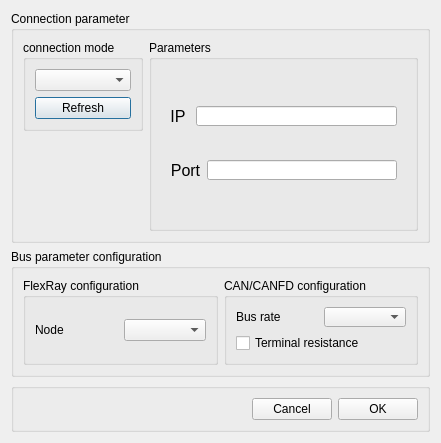
<?xml version="1.0" encoding="UTF-8"?>
<ui version="4.0">
 <class>Dialog_connectParamSet</class>
 <widget class="QDialog" name="Dialog_connectParamSet">
  <property name="geometry">
   <rect>
    <x>0</x>
    <y>0</y>
    <width>441</width>
    <height>424</height>
   </rect>
  </property>
  <property name="windowTitle">
   <string>Set device parameters</string>
  </property>
  <property name="windowIcon">
   <iconset resource="../../resource.qrc">
    <normaloff>:/icons/ConnectParamSet.png</normaloff>:/icons/ConnectParamSet.png</iconset>
  </property>
  <layout class="QGridLayout" name="gridLayout_12">
   <item row="0" column="0">
    <widget class="QGroupBox" name="groupBox_6">
     <property name="title">
      <string>Connection parameter</string>
     </property>
     <layout class="QGridLayout" name="gridLayout_10">
      <item row="0" column="0">
       <layout class="QHBoxLayout" name="horizontalLayout_13">
        <item>
         <layout class="QVBoxLayout" name="verticalLayout_2">
          <item>
           <widget class="QGroupBox" name="groupBox">
            <property name="title">
             <string>connection mode</string>
            </property>
            <layout class="QGridLayout" name="gridLayout">
             <item row="0" column="0">
              <widget class="QComboBox" name="comboBox_connectMode">
               <property name="minimumSize">
                <size>
                 <width>80</width>
                 <height>20</height>
                </size>
               </property>
              </widget>
             </item>
             <item row="1" column="0">
              <widget class="QPushButton" name="pushButton_reflsh_com">
               <property name="text">
                <string>Refresh</string>
               </property>
              </widget>
             </item>
            </layout>
           </widget>
          </item>
          <item>
           <spacer name="verticalSpacer">
            <property name="orientation">
             <enum>Qt::Vertical</enum>
            </property>
            <property name="sizeHint" stdset="0">
             <size>
              <width>20</width>
              <height>40</height>
             </size>
            </property>
           </spacer>
          </item>
         </layout>
        </item>
        <item>
         <widget class="QGroupBox" name="groupBox_2">
          <property name="title">
           <string>Parameters</string>
          </property>
          <layout class="QGridLayout" name="gridLayout_2">
           <item row="0" column="0">
            <widget class="QStackedWidget" name="stackedWidget">
             <property name="currentIndex">
              <number>1</number>
             </property>
             <widget class="QWidget" name="page">
              <layout class="QGridLayout" name="gridLayout_5">
               <item row="1" column="0">
                <layout class="QHBoxLayout" name="horizontalLayout_2">
                 <item>
                  <widget class="QLabel" name="label_2">
                   <property name="font">
                    <font>
                     <pointsize>12</pointsize>
                    </font>
                   </property>
                   <property name="text">
                    <string>Baudrate</string>
                   </property>
                   <property name="textFormat">
                    <enum>Qt::PlainText</enum>
                   </property>
                   <property name="alignment">
                    <set>Qt::AlignCenter</set>
                   </property>
                  </widget>
                 </item>
                 <item>
                  <widget class="QComboBox" name="comboBox_uartBuadRate"/>
                 </item>
                </layout>
               </item>
               <item row="2" column="0">
                <layout class="QHBoxLayout" name="horizontalLayout_8">
                 <item>
                  <widget class="QLabel" name="label_6">
                   <property name="font">
                    <font>
                     <pointsize>12</pointsize>
                    </font>
                   </property>
                   <property name="text">
                    <string>Stop bit</string>
                   </property>
                   <property name="textFormat">
                    <enum>Qt::PlainText</enum>
                   </property>
                   <property name="alignment">
                    <set>Qt::AlignCenter</set>
                   </property>
                  </widget>
                 </item>
                 <item>
                  <widget class="QComboBox" name="comboBox_uartStopBits"/>
                 </item>
                </layout>
               </item>
               <item row="3" column="0">
                <layout class="QHBoxLayout" name="horizontalLayout_6">
                 <item>
                  <widget class="QLabel" name="label_4">
                   <property name="font">
                    <font>
                     <pointsize>12</pointsize>
                    </font>
                   </property>
                   <property name="text">
                    <string>Data bit</string>
                   </property>
                   <property name="textFormat">
                    <enum>Qt::PlainText</enum>
                   </property>
                   <property name="alignment">
                    <set>Qt::AlignCenter</set>
                   </property>
                  </widget>
                 </item>
                 <item>
                  <widget class="QComboBox" name="comboBox_uartDataBits"/>
                 </item>
                </layout>
               </item>
               <item row="4" column="0">
                <layout class="QHBoxLayout" name="horizontalLayout_7">
                 <item>
                  <widget class="QLabel" name="label_5">
                   <property name="font">
                    <font>
                     <pointsize>12</pointsize>
                    </font>
                   </property>
                   <property name="text">
                    <string>Check bit</string>
                   </property>
                   <property name="textFormat">
                    <enum>Qt::PlainText</enum>
                   </property>
                   <property name="alignment">
                    <set>Qt::AlignCenter</set>
                   </property>
                  </widget>
                 </item>
                 <item>
                  <widget class="QComboBox" name="comboBox_uartCheakBits"/>
                 </item>
                </layout>
               </item>
               <item row="0" column="0">
                <layout class="QHBoxLayout" name="horizontalLayout_3">
                 <item>
                  <layout class="QHBoxLayout" name="horizontalLayout">
                   <item>
                    <widget class="QLabel" name="label">
                     <property name="font">
                      <font>
                       <pointsize>12</pointsize>
                      </font>
                     </property>
                     <property name="text">
                      <string>COM</string>
                     </property>
                     <property name="textFormat">
                      <enum>Qt::PlainText</enum>
                     </property>
                     <property name="alignment">
                      <set>Qt::AlignCenter</set>
                     </property>
                    </widget>
                   </item>
                   <item>
                    <widget class="QComboBox" name="comboBox_uartPort">
                     <property name="minimumSize">
                      <size>
                       <width>80</width>
                       <height>20</height>
                      </size>
                     </property>
                    </widget>
                   </item>
                  </layout>
                 </item>
                </layout>
               </item>
              </layout>
             </widget>
             <widget class="QWidget" name="page_2">
              <layout class="QGridLayout" name="gridLayout_3">
               <item row="0" column="0">
                <layout class="QHBoxLayout" name="horizontalLayout_9">
                 <item>
                  <widget class="QLabel" name="label_3">
                   <property name="maximumSize">
                    <size>
                     <width>16777215</width>
                     <height>20</height>
                    </size>
                   </property>
                   <property name="font">
                    <font>
                     <pointsize>12</pointsize>
                    </font>
                   </property>
                   <property name="text">
                    <string>IP </string>
                   </property>
                   <property name="textFormat">
                    <enum>Qt::PlainText</enum>
                   </property>
                   <property name="alignment">
                    <set>Qt::AlignCenter</set>
                   </property>
                  </widget>
                 </item>
                 <item>
                  <widget class="QLineEdit" name="lineEdit_IPAddr">
                   <property name="minimumSize">
                    <size>
                     <width>200</width>
                     <height>0</height>
                    </size>
                   </property>
                   <property name="maximumSize">
                    <size>
                     <width>16777215</width>
                     <height>20</height>
                    </size>
                   </property>
                  </widget>
                 </item>
                </layout>
               </item>
               <item row="1" column="0">
                <layout class="QHBoxLayout" name="horizontalLayout_53">
                 <item>
                  <widget class="QLabel" name="label_47">
                   <property name="maximumSize">
                    <size>
                     <width>16777215</width>
                     <height>20</height>
                    </size>
                   </property>
                   <property name="font">
                    <font>
                     <pointsize>12</pointsize>
                    </font>
                   </property>
                   <property name="text">
                    <string>Port</string>
                   </property>
                   <property name="textFormat">
                    <enum>Qt::PlainText</enum>
                   </property>
                   <property name="alignment">
                    <set>Qt::AlignCenter</set>
                   </property>
                  </widget>
                 </item>
                 <item>
                  <widget class="QLineEdit" name="lineEdit_IPPort">
                   <property name="maximumSize">
                    <size>
                     <width>16777215</width>
                     <height>20</height>
                    </size>
                   </property>
                   <property name="inputMask">
                    <string>0000</string>
                   </property>
                  </widget>
                 </item>
                </layout>
               </item>
              </layout>
             </widget>
             <widget class="QWidget" name="page_3">
              <layout class="QGridLayout" name="gridLayout_4">
               <item row="0" column="0">
                <layout class="QHBoxLayout" name="horizontalLayout_4">
                 <item>
                  <widget class="QLabel" name="label_7">
                   <property name="maximumSize">
                    <size>
                     <width>16777215</width>
                     <height>20</height>
                    </size>
                   </property>
                   <property name="font">
                    <font>
                     <pointsize>12</pointsize>
                    </font>
                   </property>
                   <property name="text">
                    <string>VID</string>
                   </property>
                   <property name="textFormat">
                    <enum>Qt::PlainText</enum>
                   </property>
                   <property name="alignment">
                    <set>Qt::AlignCenter</set>
                   </property>
                  </widget>
                 </item>
                 <item>
                  <widget class="QLineEdit" name="lineEdit_VID"/>
                 </item>
                </layout>
               </item>
               <item row="1" column="0">
                <layout class="QHBoxLayout" name="horizontalLayout_5">
                 <item>
                  <widget class="QLabel" name="label_8">
                   <property name="maximumSize">
                    <size>
                     <width>16777215</width>
                     <height>20</height>
                    </size>
                   </property>
                   <property name="font">
                    <font>
                     <pointsize>12</pointsize>
                    </font>
                   </property>
                   <property name="text">
                    <string>PID</string>
                   </property>
                   <property name="textFormat">
                    <enum>Qt::PlainText</enum>
                   </property>
                   <property name="alignment">
                    <set>Qt::AlignCenter</set>
                   </property>
                  </widget>
                 </item>
                 <item>
                  <widget class="QLineEdit" name="lineEdit_PID"/>
                 </item>
                </layout>
               </item>
              </layout>
             </widget>
            </widget>
           </item>
          </layout>
         </widget>
        </item>
       </layout>
      </item>
     </layout>
    </widget>
   </item>
   <item row="1" column="0">
    <widget class="QGroupBox" name="groupBox_7">
     <property name="title">
      <string>Bus parameter configuration</string>
     </property>
     <layout class="QGridLayout" name="gridLayout_11">
      <item row="0" column="0">
       <layout class="QHBoxLayout" name="horizontalLayout_14">
        <item>
         <widget class="QGroupBox" name="groupBox_4">
          <property name="title">
           <string>FlexRay configuration</string>
          </property>
          <layout class="QGridLayout" name="gridLayout_8">
           <item row="0" column="0">
            <layout class="QHBoxLayout" name="horizontalLayout_11">
             <item>
              <widget class="QLabel" name="label_9">
               <property name="text">
                <string>Node</string>
               </property>
              </widget>
             </item>
             <item>
              <widget class="QComboBox" name="comboBox_cfgFile">
               <property name="minimumSize">
                <size>
                 <width>80</width>
                 <height>20</height>
                </size>
               </property>
              </widget>
             </item>
            </layout>
           </item>
          </layout>
         </widget>
        </item>
        <item>
         <widget class="QGroupBox" name="groupBox_5">
          <property name="title">
           <string>CAN/CANFD configuration</string>
          </property>
          <layout class="QGridLayout" name="gridLayout_7">
           <item row="0" column="0">
            <layout class="QHBoxLayout" name="horizontalLayout_12">
             <item>
              <widget class="QLabel" name="label_10">
               <property name="text">
                <string>Bus rate</string>
               </property>
              </widget>
             </item>
             <item>
              <widget class="QComboBox" name="comboBox_canCfg_spd">
               <property name="minimumSize">
                <size>
                 <width>80</width>
                 <height>20</height>
                </size>
               </property>
              </widget>
             </item>
            </layout>
           </item>
           <item row="1" column="0">
            <widget class="QCheckBox" name="checkBox_canCfg_r120">
             <property name="text">
              <string>Terminal resistance</string>
             </property>
            </widget>
           </item>
          </layout>
         </widget>
        </item>
       </layout>
      </item>
     </layout>
    </widget>
   </item>
   <item row="2" column="0">
    <widget class="QGroupBox" name="groupBox_3">
     <property name="title">
      <string/>
     </property>
     <layout class="QGridLayout" name="gridLayout_6">
      <item row="0" column="0">
       <spacer name="horizontalSpacer">
        <property name="orientation">
         <enum>Qt::Horizontal</enum>
        </property>
        <property name="sizeHint" stdset="0">
         <size>
          <width>491</width>
          <height>20</height>
         </size>
        </property>
       </spacer>
      </item>
      <item row="0" column="1">
       <layout class="QHBoxLayout" name="horizontalLayout_10">
        <item>
         <widget class="QPushButton" name="pushButton_cancel">
          <property name="text">
           <string>Cancel</string>
          </property>
         </widget>
        </item>
        <item>
         <widget class="QPushButton" name="pushButton_ok">
          <property name="text">
           <string>OK</string>
          </property>
         </widget>
        </item>
       </layout>
      </item>
     </layout>
    </widget>
   </item>
  </layout>
 </widget>
 <resources>
  <include location="../../resource.qrc"/>
 </resources>
 <connections/>
</ui>
